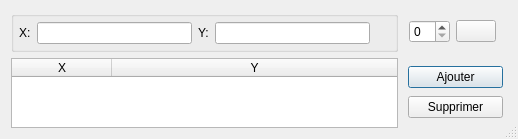
<?xml version="1.0" encoding="UTF-8"?>
<ui version="4.0">
 <class>ZoomToXY</class>
 <widget class="QDialog" name="ZoomToXY">
  <property name="windowModality">
   <enum>Qt::NonModal</enum>
  </property>
  <property name="enabled">
   <bool>true</bool>
  </property>
  <property name="geometry">
   <rect>
    <x>0</x>
    <y>0</y>
    <width>518</width>
    <height>135</height>
   </rect>
  </property>
  <property name="windowTitle">
   <string>ZoomToXY</string>
  </property>
  <property name="windowIcon">
   <iconset resource="../icons.qrc">
    <normaloff>:/sig/icone/xy.png</normaloff>:/sig/icone/xy.png</iconset>
  </property>
  <property name="sizeGripEnabled">
   <bool>true</bool>
  </property>
  <property name="modal">
   <bool>true</bool>
  </property>
  <layout class="QGridLayout" name="gridLayout_2">
   <item row="2" column="0">
    <layout class="QGridLayout" name="gridLayout">
     <item row="0" column="0">
      <widget class="QTableWidget" name="tableWidget">
       <attribute name="horizontalHeaderStretchLastSection">
        <bool>true</bool>
       </attribute>
       <column>
        <property name="text">
         <string>X</string>
        </property>
       </column>
       <column>
        <property name="text">
         <string>Y</string>
        </property>
       </column>
      </widget>
     </item>
    </layout>
   </item>
   <item row="2" column="1" colspan="2">
    <layout class="QVBoxLayout" name="verticalLayout_2">
     <property name="spacing">
      <number>4</number>
     </property>
     <property name="leftMargin">
      <number>4</number>
     </property>
     <property name="topMargin">
      <number>4</number>
     </property>
     <property name="rightMargin">
      <number>4</number>
     </property>
     <property name="bottomMargin">
      <number>4</number>
     </property>
     <item>
      <widget class="QPushButton" name="pushButton_2">
       <property name="text">
        <string>Ajouter</string>
       </property>
       <property name="icon">
        <iconset resource="../icons.qrc">
         <normaloff>:/std/icone/if_plus_circle_12296.png</normaloff>:/std/icone/if_plus_circle_12296.png</iconset>
       </property>
      </widget>
     </item>
     <item>
      <widget class="QPushButton" name="pushButton">
       <property name="text">
        <string>Supprimer</string>
       </property>
       <property name="icon">
        <iconset resource="../icons.qrc">
         <normaloff>:/std/icone/if_minus_10199.png</normaloff>:/std/icone/if_minus_10199.png</iconset>
       </property>
      </widget>
     </item>
    </layout>
   </item>
   <item row="1" column="0">
    <widget class="QGroupBox" name="horizontalGroupBox">
     <layout class="QHBoxLayout" name="horizontalLayout_2">
      <property name="leftMargin">
       <number>5</number>
      </property>
      <property name="topMargin">
       <number>5</number>
      </property>
      <property name="rightMargin">
       <number>5</number>
      </property>
      <property name="bottomMargin">
       <number>5</number>
      </property>
      <item>
       <widget class="QLabel" name="X">
        <property name="text">
         <string>X:</string>
        </property>
       </widget>
      </item>
      <item>
       <widget class="QLineEdit" name="X_lineEdit"/>
      </item>
      <item>
       <widget class="QLabel" name="label_2">
        <property name="text">
         <string>Y:</string>
        </property>
       </widget>
      </item>
      <item>
       <widget class="QLineEdit" name="Y_lineEdit"/>
      </item>
      <item>
       <spacer name="verticalSpacer">
        <property name="orientation">
         <enum>Qt::Vertical</enum>
        </property>
        <property name="sizeHint" stdset="0">
         <size>
          <width>20</width>
          <height>40</height>
         </size>
        </property>
       </spacer>
      </item>
     </layout>
    </widget>
   </item>
   <item row="1" column="1">
    <layout class="QHBoxLayout" name="horizontalLayout">
     <property name="leftMargin">
      <number>5</number>
     </property>
     <property name="topMargin">
      <number>5</number>
     </property>
     <property name="rightMargin">
      <number>5</number>
     </property>
     <property name="bottomMargin">
      <number>5</number>
     </property>
     <item>
      <widget class="QSpinBox" name="spinBox"/>
     </item>
     <item>
      <widget class="QPushButton" name="span">
       <property name="text">
        <string/>
       </property>
       <property name="icon">
        <iconset resource="../icons.qrc">
         <normaloff>:/sig/icone/arrow-move.png</normaloff>:/sig/icone/arrow-move.png</iconset>
       </property>
       <property name="iconSize">
        <size>
         <width>20</width>
         <height>20</height>
        </size>
       </property>
      </widget>
     </item>
    </layout>
   </item>
  </layout>
 </widget>
 <resources>
  <include location="../icons.qrc"/>
 </resources>
 <connections/>
</ui>
